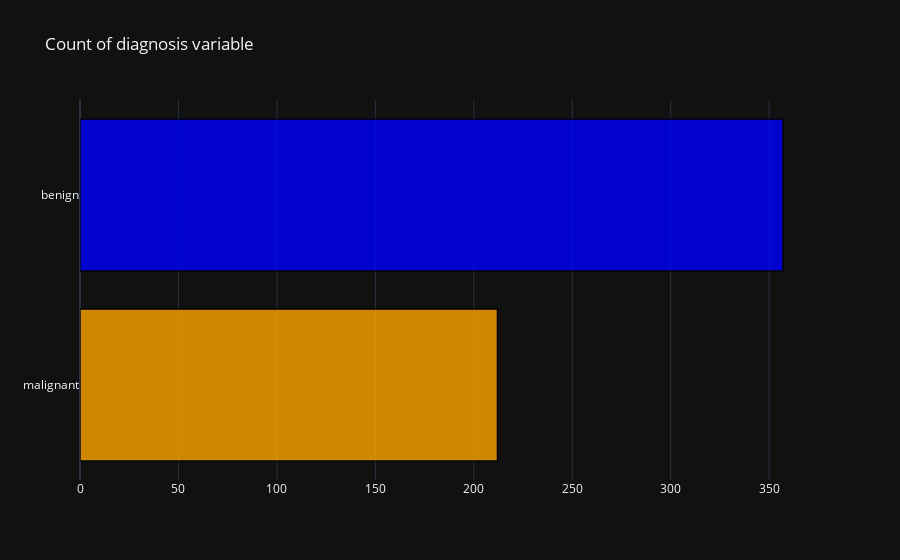

Notebook code for this chart:
### Markdown cell above
#### B) Bar Plot using plotly

### Code cell
trace = go.Bar(x = (len(M), len(B)), y = ['malignant', 'benign'], orientation = 'h', opacity = 0.8, marker=dict(
        color=[ 'Orange', 'Blue'],
        line=dict(color='#000000',width=1.5)))

layout = dict(title =  'Count of diagnosis variable')
                    
fig = dict(data = [trace], layout=layout)
py.iplot(fig)

### Figure 1 — Plotly figure (JSON) as saved in the notebook; plotly's stock layout.template omitted (floating-point values rounded to 4 significant figures)
{"data": [{"marker": {"color": ["Orange", "Blue"], "line": {"color": "#000000", "width": 1.5}}, "opacity": 0.8, "orientation": "h", "x": [212, 357], "y": ["malignant", "benign"], "type": "bar"}], "layout": {"title": {"text": "Count of diagnosis variable"}}}
